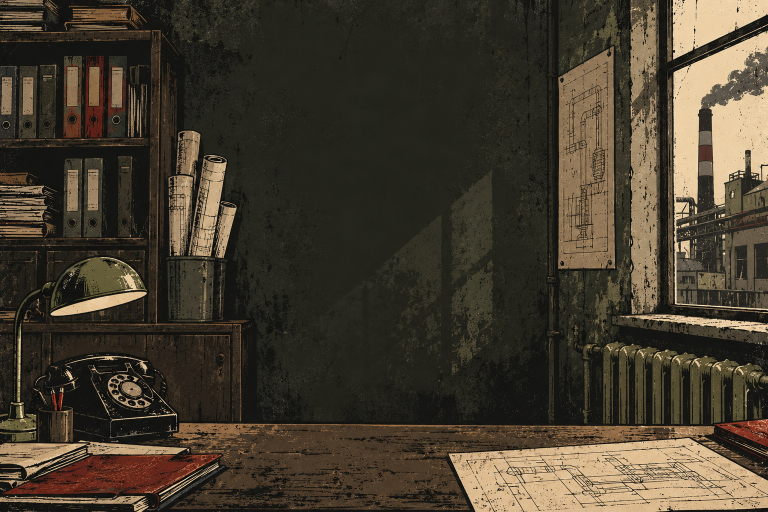
#> input picture assets/calls/00_chief_engineer/office.jpg, 1536 x 1024 px (shown at 1/2 size)
$ python make_icon_133.py ../assets/calls/00_chief_engineer/office.jpg ../assets/calls/00_chief_engineer/angry.png
#> lines starting #> are read from the running program, lines starting #| are printed output that depends on the picture
"""1.33: icon.ico из icon.png — малые размеры BMP (Проводник Windows показывает их надёжнее), крупные PNG."""
import io, struct, sys
from PIL import Image

def bmp_entry(im):
    w, h = im.size
    px = im.tobytes("raw", "BGRA")
    rows = [px[y * w * 4:(y + 1) * w * 4] for y in range(h)][::-1]
    xor = b"".join(rows)
    mask_row = ((w + 31) // 32) * 4
    andm = b"\x00" * (mask_row * h)
    hdr = struct.pack("<IiiHHIIiiII", 40, w, h * 2, 1, 32, 0, len(xor) + len(andm), 0, 0, 0, 0)
    return hdr + xor + andm

def main(src, dst):
    im = Image.open(src).convert("RGBA")
    sizes = [16, 20, 24, 32, 40, 48, 64, 128, 256]
    blobs = []
    for s in sizes:
        r = im.resize((s, s), Image.LANCZOS)
        if s <= 48:
            blobs.append(bmp_entry(r))
        else:
            b = io.BytesIO(); r.save(b, "PNG", optimize=True); blobs.append(b.getvalue())
#> this loop made 9 passes
#> pass 1, in main, `r = im.resize((s, s), Image.LANCZOS)`:
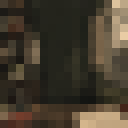
#> r: PIL image 16x16 RGBA (shown 8 times larger); mean R, G, B, A 68.8, 60.1, 46.1, 255
#> pass 2, in main, `r = im.resize((s, s), Image.LANCZOS)`:
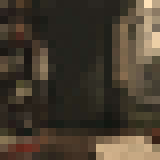
#> r: PIL image 20x20 RGBA (shown 8 times larger); mean R, G, B, A 68.8, 60.2, 46.2, 255
#> pass 3, in main, `r = im.resize((s, s), Image.LANCZOS)`:
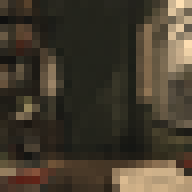
#> r: PIL image 24x24 RGBA (shown 8 times larger); mean R, G, B, A 68.8, 60.3, 46.2, 255
#> after the loop:
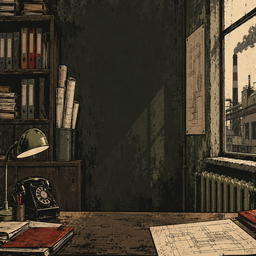
#> r: PIL image 256x256 RGBA; mean R, G, B, A 68.7, 60.1, 46.1, 255
#> after the loop, blobs = 9 items
    out = struct.pack("<HHH", 0, 1, len(sizes))
    off = 6 + 16 * len(sizes)
    for s, b in zip(sizes, blobs):
        out += struct.pack("<BBBBHHII", s % 256, s % 256, 0, 0, 1, 32, len(b), off)
        off += len(b)
#> this loop made 9 passes
#> (s, off) on passes 1 to 9: (16, 1278), (20, 2998), (24, 5438), (32, 9702), (40, 16462), (48, 26102), (64, 34638), (128, 66551), (256, 190910)
#> after the loop, off = 190910
    open(dst, "wb").write(out + b"".join(blobs))

main(sys.argv[1] if len(sys.argv) > 1 else "icon.png", sys.argv[2] if len(sys.argv) > 2 else "icon.ico")
